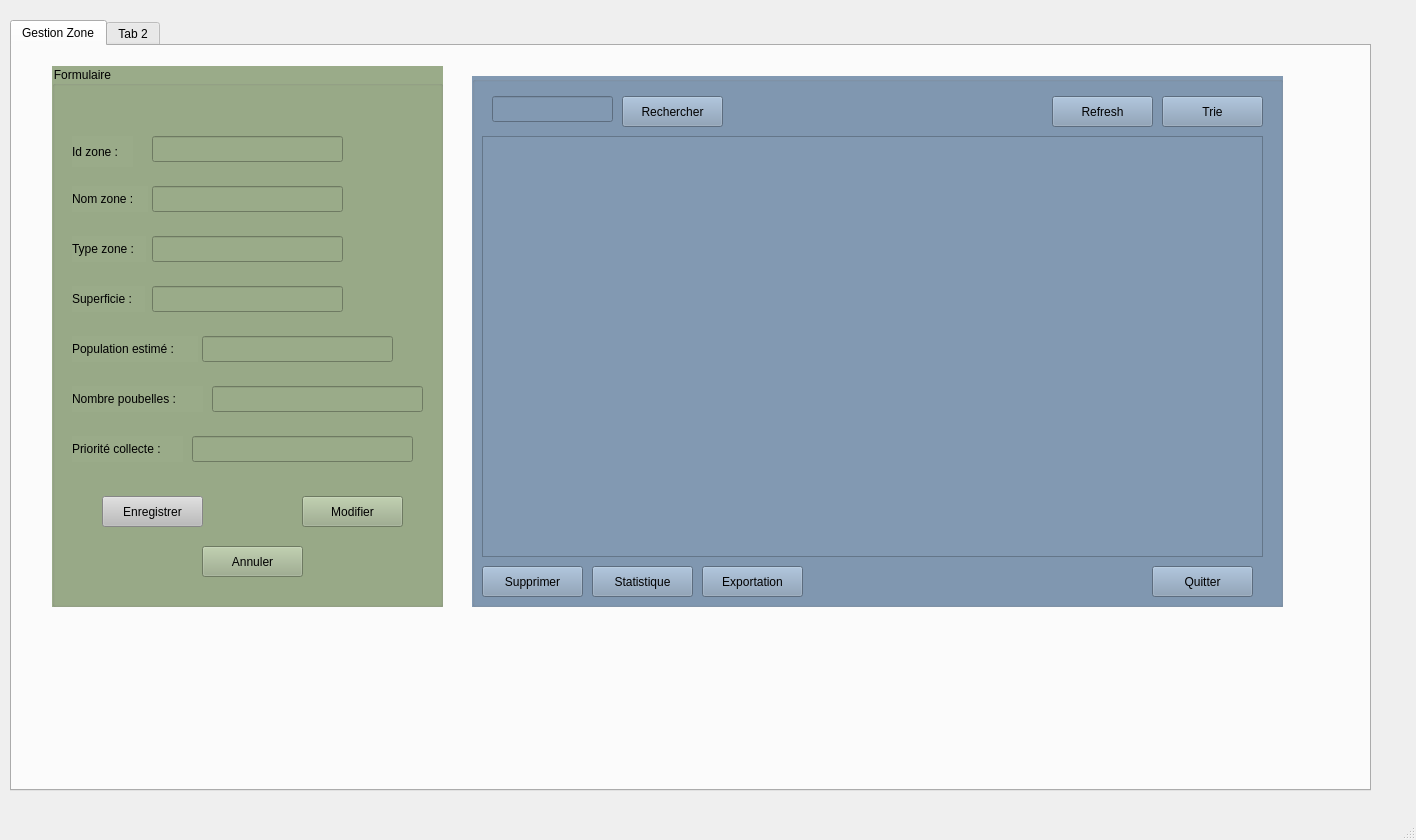
<?xml version="1.0" encoding="UTF-8"?>
<ui version="4.0">
 <class>MainWindow</class>
 <widget class="QMainWindow" name="MainWindow">
  <property name="geometry">
   <rect>
    <x>0</x>
    <y>0</y>
    <width>1416</width>
    <height>840</height>
   </rect>
  </property>
  <property name="windowTitle">
   <string>MainWindow</string>
  </property>
  <widget class="QWidget" name="centralwidget">
   <widget class="QTabWidget" name="tabWidget">
    <property name="geometry">
     <rect>
      <x>10</x>
      <y>20</y>
      <width>1361</width>
      <height>771</height>
     </rect>
    </property>
    <property name="styleSheet">
     <string notr="true"/>
    </property>
    <widget class="QWidget" name="tab">
     <attribute name="title">
      <string>Gestion Zone</string>
     </attribute>
     <widget class="QGroupBox" name="groupBox">
      <property name="geometry">
       <rect>
        <x>40</x>
        <y>20</y>
        <width>391</width>
        <height>541</height>
       </rect>
      </property>
      <property name="styleSheet">
       <string notr="true">background-color: rgb(154, 171, 137);</string>
      </property>
      <property name="title">
       <string>Formulaire</string>
      </property>
      <widget class="QPushButton" name="enregistrerzone">
       <property name="geometry">
        <rect>
         <x>50</x>
         <y>430</y>
         <width>101</width>
         <height>31</height>
        </rect>
       </property>
       <property name="styleSheet">
        <string notr="true">background-color: rgb(187, 187, 187);</string>
       </property>
       <property name="text">
        <string>Enregistrer</string>
       </property>
      </widget>
      <widget class="QPushButton" name="modifzone">
       <property name="geometry">
        <rect>
         <x>250</x>
         <y>430</y>
         <width>101</width>
         <height>31</height>
        </rect>
       </property>
       <property name="text">
        <string>Modifier</string>
       </property>
      </widget>
      <widget class="QPushButton" name="annlzone">
       <property name="geometry">
        <rect>
         <x>150</x>
         <y>480</y>
         <width>101</width>
         <height>31</height>
        </rect>
       </property>
       <property name="text">
        <string>Annuler</string>
       </property>
      </widget>
      <widget class="QLabel" name="label">
       <property name="geometry">
        <rect>
         <x>20</x>
         <y>70</y>
         <width>61</width>
         <height>31</height>
        </rect>
       </property>
       <property name="text">
        <string>Id zone :</string>
       </property>
      </widget>
      <widget class="QLineEdit" name="idzone">
       <property name="geometry">
        <rect>
         <x>100</x>
         <y>70</y>
         <width>191</width>
         <height>26</height>
        </rect>
       </property>
      </widget>
      <widget class="QLabel" name="label_2">
       <property name="geometry">
        <rect>
         <x>20</x>
         <y>120</y>
         <width>76</width>
         <height>26</height>
        </rect>
       </property>
       <property name="text">
        <string>Nom zone :</string>
       </property>
      </widget>
      <widget class="QLineEdit" name="nomzone">
       <property name="geometry">
        <rect>
         <x>100</x>
         <y>120</y>
         <width>191</width>
         <height>26</height>
        </rect>
       </property>
      </widget>
      <widget class="QLabel" name="label_3">
       <property name="geometry">
        <rect>
         <x>20</x>
         <y>170</y>
         <width>74</width>
         <height>26</height>
        </rect>
       </property>
       <property name="text">
        <string>Type zone :</string>
       </property>
      </widget>
      <widget class="QLineEdit" name="typezone">
       <property name="geometry">
        <rect>
         <x>100</x>
         <y>170</y>
         <width>191</width>
         <height>26</height>
        </rect>
       </property>
      </widget>
      <widget class="QLabel" name="label_4">
       <property name="geometry">
        <rect>
         <x>20</x>
         <y>220</y>
         <width>73</width>
         <height>26</height>
        </rect>
       </property>
       <property name="text">
        <string>Superficie :</string>
       </property>
      </widget>
      <widget class="QLineEdit" name="superficiezone">
       <property name="geometry">
        <rect>
         <x>100</x>
         <y>220</y>
         <width>191</width>
         <height>26</height>
        </rect>
       </property>
      </widget>
      <widget class="QLabel" name="label_5">
       <property name="geometry">
        <rect>
         <x>20</x>
         <y>270</y>
         <width>126</width>
         <height>26</height>
        </rect>
       </property>
       <property name="text">
        <string>Population estimé :</string>
       </property>
      </widget>
      <widget class="QLineEdit" name="popzone">
       <property name="geometry">
        <rect>
         <x>150</x>
         <y>270</y>
         <width>191</width>
         <height>26</height>
        </rect>
       </property>
      </widget>
      <widget class="QLabel" name="label_6">
       <property name="geometry">
        <rect>
         <x>20</x>
         <y>320</y>
         <width>131</width>
         <height>26</height>
        </rect>
       </property>
       <property name="text">
        <string>Nombre poubelles :</string>
       </property>
      </widget>
      <widget class="QLineEdit" name="nbpoublzone">
       <property name="geometry">
        <rect>
         <x>160</x>
         <y>320</y>
         <width>211</width>
         <height>26</height>
        </rect>
       </property>
      </widget>
      <widget class="QLabel" name="label_7">
       <property name="geometry">
        <rect>
         <x>20</x>
         <y>370</y>
         <width>111</width>
         <height>26</height>
        </rect>
       </property>
       <property name="text">
        <string>Priorité collecte :</string>
       </property>
      </widget>
      <widget class="QLineEdit" name="prioritzone">
       <property name="geometry">
        <rect>
         <x>140</x>
         <y>370</y>
         <width>221</width>
         <height>26</height>
        </rect>
       </property>
      </widget>
     </widget>
     <widget class="QGroupBox" name="groupBox_2">
      <property name="geometry">
       <rect>
        <x>460</x>
        <y>30</y>
        <width>811</width>
        <height>531</height>
       </rect>
      </property>
      <property name="styleSheet">
       <string notr="true">background-color: rgb(130, 153, 178);</string>
      </property>
      <property name="title">
       <string/>
      </property>
      <widget class="QPushButton" name="rechzone">
       <property name="geometry">
        <rect>
         <x>150</x>
         <y>20</y>
         <width>101</width>
         <height>31</height>
        </rect>
       </property>
       <property name="text">
        <string>Rechercher</string>
       </property>
      </widget>
      <widget class="QPushButton" name="triezone">
       <property name="geometry">
        <rect>
         <x>690</x>
         <y>20</y>
         <width>101</width>
         <height>31</height>
        </rect>
       </property>
       <property name="text">
        <string>Trie</string>
       </property>
      </widget>
      <widget class="QPushButton" name="refreshzone">
       <property name="geometry">
        <rect>
         <x>580</x>
         <y>20</y>
         <width>101</width>
         <height>31</height>
        </rect>
       </property>
       <property name="text">
        <string>Refresh</string>
       </property>
      </widget>
      <widget class="QPushButton" name="quitzone">
       <property name="geometry">
        <rect>
         <x>680</x>
         <y>490</y>
         <width>101</width>
         <height>31</height>
        </rect>
       </property>
       <property name="text">
        <string>Quitter</string>
       </property>
      </widget>
      <widget class="QPushButton" name="exportzone">
       <property name="geometry">
        <rect>
         <x>230</x>
         <y>490</y>
         <width>101</width>
         <height>31</height>
        </rect>
       </property>
       <property name="text">
        <string>Exportation</string>
       </property>
      </widget>
      <widget class="QPushButton" name="statzone">
       <property name="geometry">
        <rect>
         <x>120</x>
         <y>490</y>
         <width>101</width>
         <height>31</height>
        </rect>
       </property>
       <property name="text">
        <string>Statistique</string>
       </property>
      </widget>
      <widget class="QPushButton" name="supzone">
       <property name="geometry">
        <rect>
         <x>10</x>
         <y>490</y>
         <width>101</width>
         <height>31</height>
        </rect>
       </property>
       <property name="text">
        <string>Supprimer</string>
       </property>
      </widget>
      <widget class="QTableView" name="tableView">
       <property name="geometry">
        <rect>
         <x>10</x>
         <y>60</y>
         <width>781</width>
         <height>421</height>
        </rect>
       </property>
      </widget>
      <widget class="QLineEdit" name="recherchezone">
       <property name="geometry">
        <rect>
         <x>20</x>
         <y>20</y>
         <width>121</width>
         <height>26</height>
        </rect>
       </property>
      </widget>
     </widget>
    </widget>
    <widget class="QWidget" name="tab_2">
     <attribute name="title">
      <string>Tab 2</string>
     </attribute>
    </widget>
   </widget>
  </widget>
  <widget class="QMenuBar" name="menubar">
   <property name="geometry">
    <rect>
     <x>0</x>
     <y>0</y>
     <width>1416</width>
     <height>26</height>
    </rect>
   </property>
  </widget>
  <widget class="QStatusBar" name="statusbar"/>
 </widget>
 <resources/>
 <connections/>
</ui>
